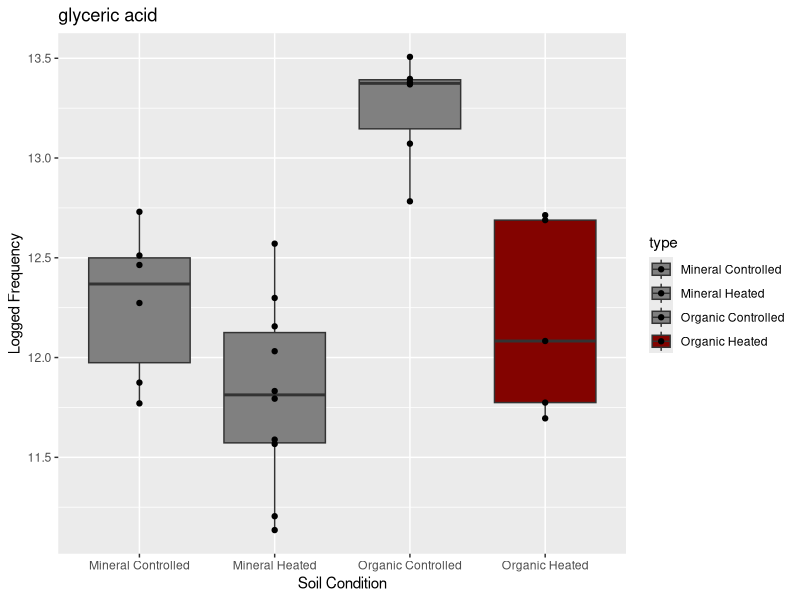
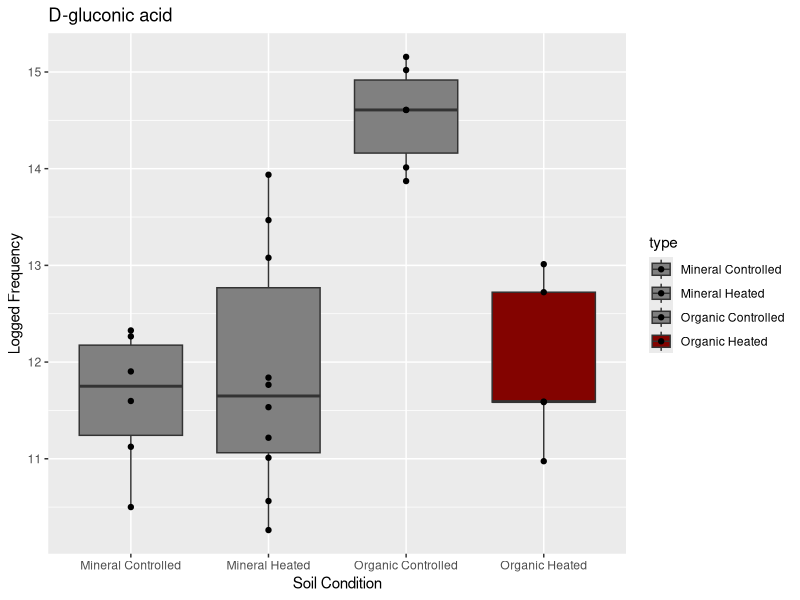
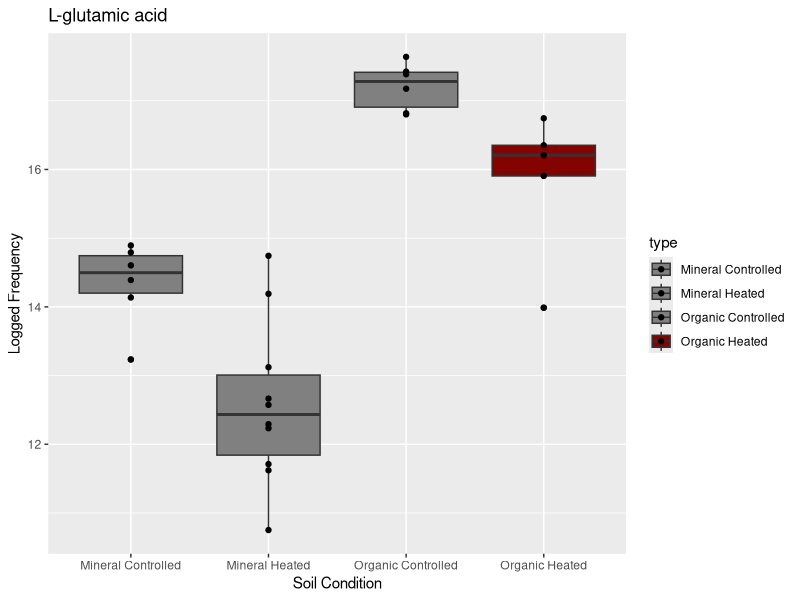
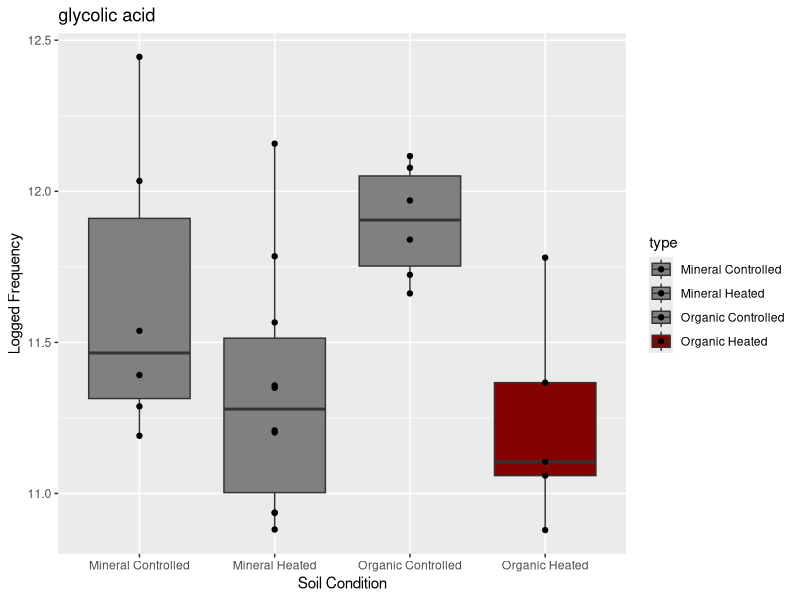
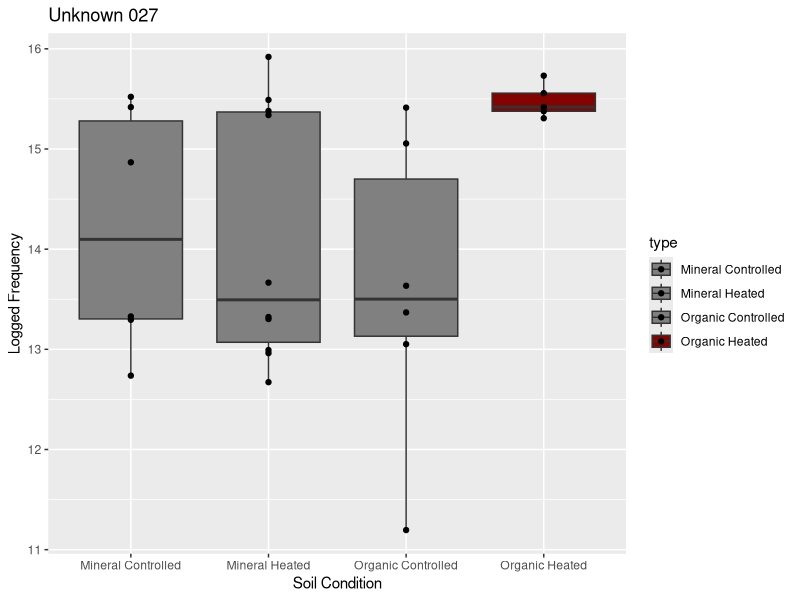
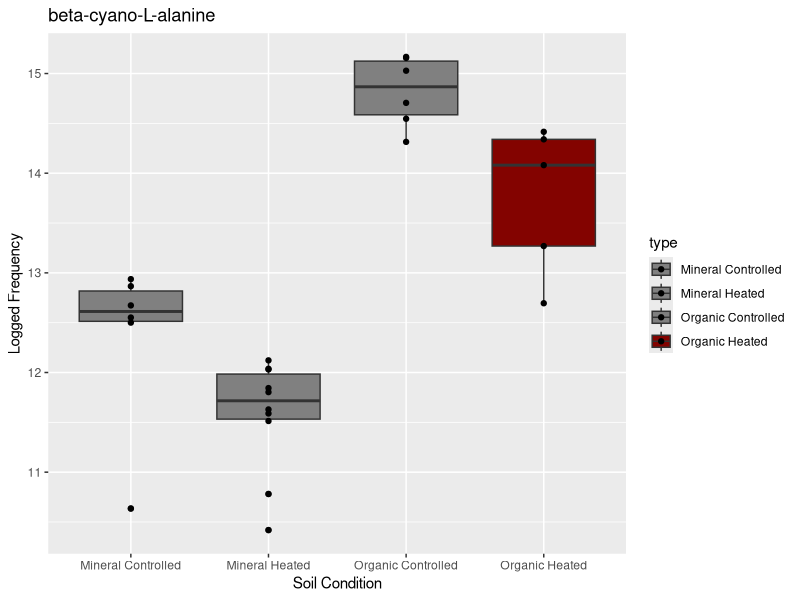
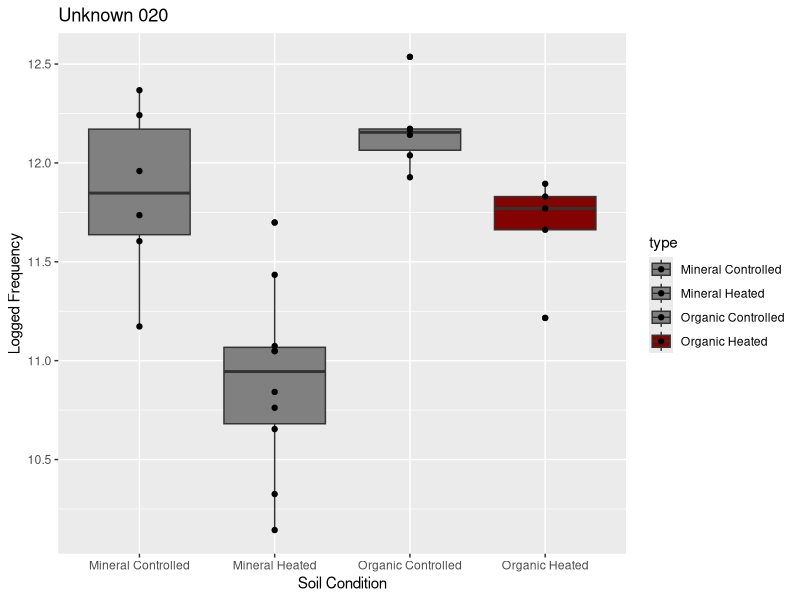
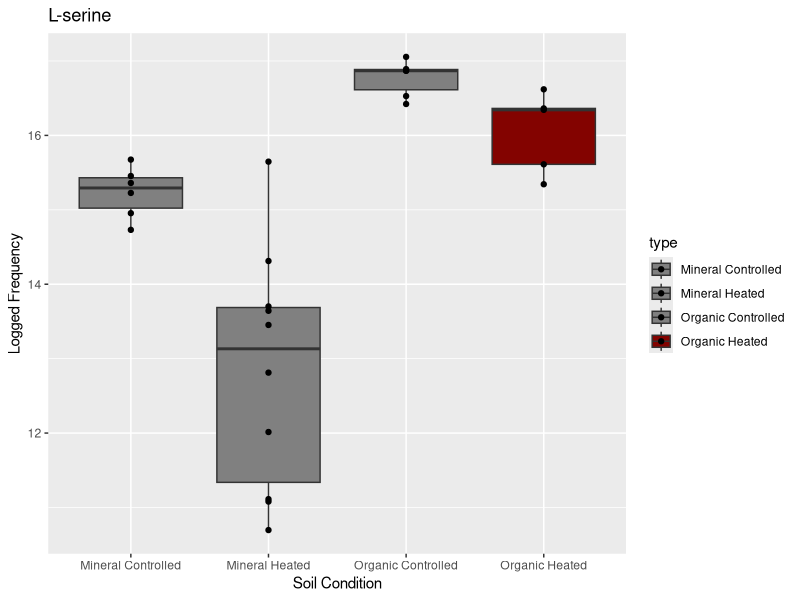

These charts were generated, in order, by the following R code:
## ---- chunk 1
knitr::opts_chunk$set(echo = TRUE)
## ---- chunk 2
library(tidyverse)
library(ggplot2)
library(data.table)
data <- as.data.frame(read.csv("EMSL_PNNL.csv"), header=TRUE)
new_data <- data[c(36,17,47,39,110,12,103,55,7,124,54,181,27,138,10,141,87,118,209,26,132,1,38,48,125,23,123,35,90,6,63),]
rownames(new_data) <- 1:nrow(new_data)
## ---- chunk 3
plot_list = list()
for (i in 1:32) {
  data_i <- new_data[i,]
  data_i_w <- data_i %>% gather("M_C_4_AB",	"M_C_7_AB",	"M_C_12_AB",	"M_C_14_AB",	"M_C_19_AB",	"M_C_30_AB",	"M_H_2_AB",	"M_H_2B",	"M_H_4_AB",	"M_H_11_AB",	"M_H_17_AB",	"M_H_26_AB",	"M_H_28_AB",	"M_H_30_AB",	"M_H_32_AB",	"M_H_34_AB",	"O_C_4_AB",	"O_C_12_AB",	"O_C_14_AB",	"O_C_19_AB",	"O_C_27_AB",	"O_C_34_AB",	"O_H_2_AB",	"O_H_4_AB",	"O_H_11_AB",	"O_H_17_AB",	"O_H_32_AB", key="type", value="frequencies")
  data_i_w$type <- c("Mineral Controlled", "Mineral Controlled", "Mineral Controlled", "Mineral Controlled", "Mineral Controlled", "Mineral Controlled", "Mineral Heated", "Mineral Heated", "Mineral Heated", "Mineral Heated", "Mineral Heated", "Mineral Heated", "Mineral Heated", "Mineral Heated", "Mineral Heated", "Mineral Heated", "Organic Controlled", "Organic Controlled", "Organic Controlled", "Organic Controlled", "Organic Controlled", "Organic Controlled", "Organic Heated", "Organic Heated", "Organic Heated", "Organic Heated", "Organic Heated")
  p = ggplot(data_i_w, aes(x=type, y=log(frequencies), fill=type)) +
        geom_boxplot() +
        scale_fill_manual(values=c("#808080", "#808080", "#808080", "#830300")) +
        geom_point() +
        labs(title=new_data[i,1]) +
        xlab("Soil Condition") +
        ylab("Logged Frequency")
    plot_list[[i]] = p
}
## ---- chunk 4
pdf("plots.pdf")
for (i in 1:32) {
      print(i)
      print(plot_list[[i]])
}
dev.off()
